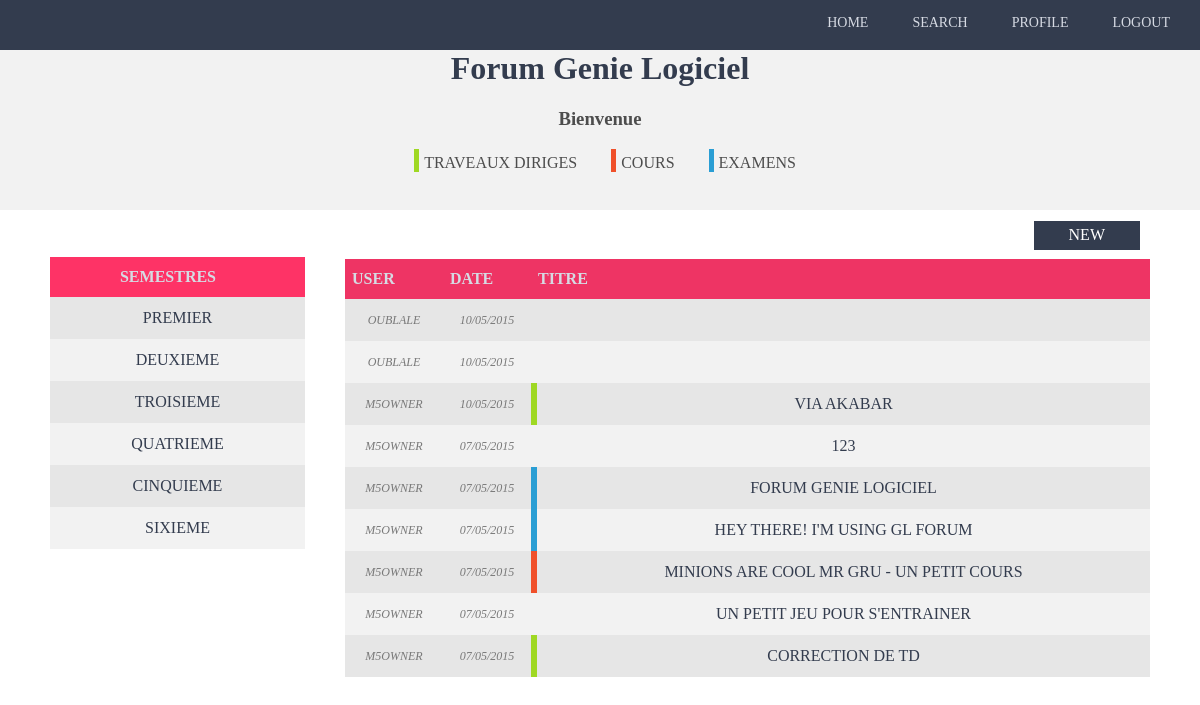
The page /home.php (signed in) on the database its author committed.
### tables this page shows
CREATE TABLE IF NOT EXISTS `posts` (
  `id_post` int(11) NOT NULL AUTO_INCREMENT,
  `id_minion` int(11) NOT NULL,
  `semester` int(11) DEFAULT NULL,
  `pub_date` datetime NOT NULL,
  `pub_type` int(11) NOT NULL,
  `pub_subject` varchar(40) DEFAULT NULL,
  `id_file` varchar(30) DEFAULT NULL,
  `post_content` varchar(2000) NOT NULL,
  `post_title` varchar(100) NOT NULL,
  PRIMARY KEY (`id_post`),
  KEY `fk_id_minion` (`id_minion`)
);

CREATE TABLE IF NOT EXISTS `minions` (
  `id_minion` int(11) NOT NULL AUTO_INCREMENT,
  `full_name` varchar(50) NOT NULL,
  `user_name` varchar(25) NOT NULL,
  `email` varchar(50) NOT NULL,
  `enc_password` char(128) NOT NULL,
  `enc_salt` char(128) NOT NULL,
  `is_admin` int(11) NOT NULL DEFAULT '0',
  `minion_pic` varchar(100) DEFAULT NULL,
  PRIMARY KEY (`id_minion`)
);

### includes/site_apis/class.posts.php (called while the page is built, shortened)
<?php
    class posts {
		private $dbs;
		public function __construct($path){
			$this->dbs = $dbs;
		}
		public function postsDisplaying($semester="",$subject=""){
			$sql_query = "SELECT id_post,minions.user_name,pub_date,pub_type,post_title
						  FROM minions, posts
						  WHERE minions.id_minion = posts.id_minion ";
			$exe_params = array();
			$sql_query .= "Order by pub_date desc LIMIT 10";
			$stmt = $this->dbs->prepare($sql_query);
			$stmt->execute($exe_params);
			$res = $stmt->fetchAll(PDO::FETCH_ASSOC);
			return $res;
		}
		}
	$posts = new posts($path);
?>

### includes/functions.php (called while the page is built, shortened)
<?php
	require_once("includes/site_apis/class.posts.php");
	function postType($int){
		switch ($int) {
			case '1':
				return "tdtp";
				break;
			case '2':
				return "cours";
				break;
			case '3':
				return "examens";
				break;
			default:
				return "";
				break;
		}
	}
?>

### home_page.php (the view, shortened to what this page needs)
<?php
	$res = $posts->postsDisplaying();
?>
<!DOCTYPE html>
<html>
<head>
	<link rel="stylesheet" type="text/css" href="styles/main.css">
</head>
<body>
	<header>
		<div class="bar">
			<nav><a href=".">HOME</a></nav>
			<nav><a href="#">SEARCH</a></nav>
			<nav><a href="#">PROFILE</a></nav>
			<nav><a href="logout.php">LOGOUT</a></nav>
		</div>
	</header>
	<div class="title">
		<h1>Forum Genie Logiciel</h1>
		<h3>Bienvenue </h3>
		<ul class="colors">
			<li id="tds">Traveaux diriges</li>
			<li id="cours">cours</li>
			<li id="examens">examens</li>
		</ul>
	</div>
    <div class="wrapper">
        <div class="little_bar">
            <ul>
                <li><a href="?addtopic">NEW</a></li>
            </ul>
        </div>
        <table class="semestre-table" cellspacing="0">
            <th>SEMESTRES</th>
            <tr>
                <td class="numsem" onclick="location.href='?semester=1';">PREMIER</td>
            </tr>
            <tr>
                <td class="numsem" onclick="location.href='?semester=2';">DEUXIEME</td>
            </tr>
            <tr>
                <td class="numsem" onclick="location.href='?semester=3';">TROISIEME</td>
            </tr>
            <tr>
                <td class="numsem" onclick="location.href='?semester=4';">QUATRIEME</td>
            </tr>
            <tr>
                <td class="numsem" onclick="location.href='?semester=5';">CINQUIEME</td>
            </tr>
            <tr>
                <td class="numsem" onclick="location.href='?semester=6';">SIXIEME</td>
            </tr>
        </table>
        <table class="main-table" cellspacing="0">
            <thead>
                <tr class="head">
                    <th id="author">USER</th>
                    <th id="date">DATE</th>
                    <th id="color"></th>
                    <th id="title">TITRE</th>
                </tr>
            </thead>
            <tbody>
               	<?php	foreach ($res as $val) { ?>
                <tr>
                    <td class="threaduser"> <?php echo $val['user_name'];?> </td>
                    <td class="threaddate"> <?php echo strftime("%d/%m/%Y",strtotime($val['pub_date']));?></td>
                    <td class="<?php echo postType($val['pub_type']); ?>"></td>
                    <td class="threadnum" onclick="location.href='?readtopic=<?php echo $val['id_post']; ?>';"><?php echo $val['post_title'];?></td>
                </tr>
                <?php } ?>
            </tbody>
        </table>
    </div>
</body>
</html>

### home.php (shortened to what this page needs)
<?php
	include_once("includes/functions.php");
?>
<?php
    if (isset($_GET['readtopic'])){
        include_once("topic.php");
    }else if(isset($_GET['addtopic']))
    {
		include_once("addtopic.php");
	}else{
    if (isset($_GET['semester'])){
        $sem = (int)$_GET['semester'];
        if( $sem >= 1 && $sem <= 6){
            $inc_str = "content/s".$sem.".php";
            include($inc_str);
        }
        else {
        }
    }else{
        include("home_page.php");
    }}
?>

### styles/main.css (style rules this page uses)
body { margin: 0; text-align: center; font-family: 'odin rounded'; }
.wrapper { width: 1100px; text-align: left; margin: 0px auto; }
header { height: 50px; background-color: #333C4E; position: fixed; width: 100%; float: top; top: 0; }
nav { display: inline-block; font-size: 14px; padding: 10px; padding-top: 15px; text-align: center; color: #D6DAE3; text-align: center; margin-right: 20px; text-decoration: none; }
nav a { text-decoration: none; color: #D6DAE3; }
.bar { float: right; }
div.title { margin-top: 50px; background-color: #F2F2F2; height: 160px; width: 100%; }
div h1 { text-align: center; color: #333C4E; font-weight: bolder; }
div h3 { text-align: center; color: #4D4D4D; }
.colors { text-align: center; color: #4D4D4D; text-transform: uppercase; }
.colors li { display: inline-block; margin-right: 30px; border-left: 5px solid; padding-top: 5px; padding-left: 5px; }
#tds { border-color: #9FD823; }
#cours { border-color: #F0502A; }
#examens { border-color: #2A9ED4; }
.semestre-table { position: relative; top: 31px; float: left; width: 255px; }
td { text-align: center; height: 40px; }
tr { height: 40px; }
.semestre-table th { background-color: #FE3366; height: 30px; color: #D6DAE3; }
.semestre-table tr:nth-child(even) { background-color: #E6E6E6; color: #333C4E; text-transform: uppercase; }
.semestre-table tr:nth-child(odd) { background-color: #F2F2F2; color: #333C4E; text-transform: uppercase; }
.main-table { position: relative; top: 15px; float: right; width: 805px; }
.head { background-color: #EE3464; }
.main-table th { color: #D6DAE3; }
#author { width: 90px; padding-left: 7px; }
#date { width: 80px; padding-left: 7px; }
#color { width: 4px; }
.main-table tbody tr:nth-child(even) { background-color: #F2F2F2; color: #333C4E; text-transform: uppercase; }
.main-table tbody tr:nth-child(odd) { background-color: #E6E6E6; color: #333C4E; text-transform: uppercase; }
.little_bar { margin-right: 0px; }
.little_bar li { position: static; float: right; display: inline; margin-right: 10px; }
.little_bar li a, .addfiletopic { color: white; text-decoration: none; padding: 7px; padding-left: 35px; padding-right: 35px; background: #333C4E; padding-top: 5px; }
.semestre-table th { text-align: center; padding-right: 20px; }
li { list-style: none; }
.tdtp { background-color: #9FD823; }
.cours { background-color: #F0502A; }
.examens { background-color: #2A9ED4; }
.threaduser, .threaddate { font-style: italic; font-size: 12px; color: #787878; font-weight: lighter; font-family: odin-light; }

### rows shown on the page
posts: id_minion.user_name "OUBLALE", pub_date "10/05/2015"
posts: id_minion.user_name "OUBLALE", pub_date "10/05/2015"
posts: id_minion.user_name "M5OWNER", pub_date "10/05/2015", pub_type 1 (drawn), post_title "VIA AKABAR"
posts: id_minion.user_name "M5OWNER", pub_date "07/05/2015", post_title "123"
posts: id_minion.user_name "M5OWNER", pub_date "07/05/2015", pub_type 3 (drawn), post_title "FORUM GENIE LOGICIEL"
posts: id_minion.user_name "M5OWNER", pub_date "07/05/2015", pub_type 3 (drawn), post_title "HEY THERE! I'M USING GL FORUM"
posts: id_minion.user_name "M5OWNER", pub_date "07/05/2015", pub_type 2 (drawn), post_title "MINIONS ARE COOL MR GRU - UN PETIT COURS"
posts: id_minion.user_name "M5OWNER", pub_date "07/05/2015", post_title "UN PETIT JEU POUR S'ENTRAINER"
posts: id_minion.user_name "M5OWNER", pub_date "07/05/2015", pub_type 1 (drawn), post_title "CORRECTION DE TD"
